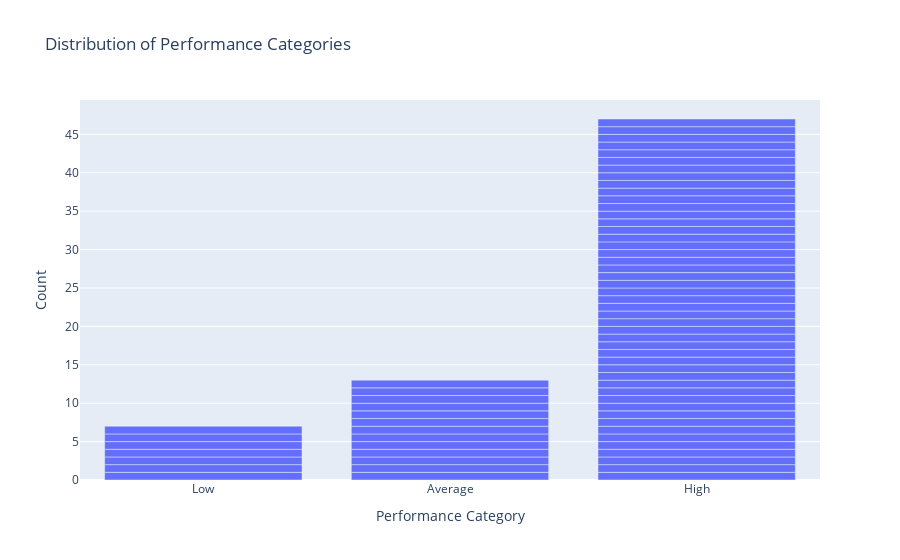

Source (notebook cell):
### Markdown cell above
# Distribution of Performance Categories

### Code cell
import plotly.express as px

# Assuming max marks for both IA I and IA II are 40
max_marks_ia1 = 40
max_marks_ia2 = 40

# Calculate Overall Performance
df["Overall Performance"] = ((df["IA I"] / max_marks_ia1) + (df["IA II"] / max_marks_ia2)) / 2

# Check for NaN values in the "Overall Performance" column
nan_mask = df["Overall Performance"].isna()
if nan_mask.any():
    print("Warning: NaN values found in 'Overall Performance' column. Handling NaN values.")
    # Handle NaN values, for example, by filling them with a default value
    df["Overall Performance"].fillna(0, inplace=True)

# Categorize overall performance
performance_categories = pd.cut(df["Overall Performance"], bins=[0, 0.4, 0.7, 1.0], labels=["Low", "Average", "High"])
df["Performance Category"] = performance_categories

# Visualize the distribution of performance categories using Plotly Express
bar_fig = px.bar(df, x='Performance Category', title='Distribution of Performance Categories',
                 labels={'Performance Category': 'Performance Category', 'count': 'Count'},
                 category_orders={"Performance Category": ["Low", "Average", "High"]})
bar_fig.update_layout(xaxis_title='Performance Category', yaxis_title='Count')
bar_fig.show()

### Figure 1 — Plotly figure (JSON) as saved in the notebook; plotly's stock layout.template omitted (floating-point values rounded to 4 significant figures)
{"data": [{"alignmentgroup": "True", "hovertemplate": "Performance Category=%{x}<br>Count=%{y}<extra></extra>", "legendgroup": "", "marker": {"color": "#636efa", "pattern": {"shape": ""}}, "name": "", "offsetgroup": "", "orientation": "v", "showlegend": false, "textposition": "auto", "type": "bar", "x": [null, "High", "Low", "Low", "High", "Average", "High", "Low", "High", "Average", "Average", "High", "High", "High", "High", "Average", "Average", "High", "Average", "Average", "Average", null, "Low", "Average", "Average", "Low", "High", "High", "High", "High", "High", "High", "High", "High", "High", "High", "High", "High", "High", "High", "High", "High", "High", "High", "High", "Average", "High", "High", "High", "High", "High", "High", "High", "High", "High", "High", "High", "High", "High", "Average", "High", "High", "High", "High", "Average", null, null, "High", "High", "Low", "Low"], "xaxis": "x", "y": [1, 1, 1, 1, 1, 1, 1, 1, 1, 1, 1, 1, 1, 1, 1, 1, 1, 1, 1, 1, 1, 1, 1, 1, 1, 1, 1, 1, 1, 1, 1, 1, 1, 1, 1, 1, 1, 1, 1, 1, 1, 1, 1, 1, 1, 1, 1, 1, 1, 1, 1, 1, 1, 1, 1, 1, 1, 1, 1, 1, 1, 1, 1, 1, 1, 1, 1, 1, 1, 1, 1], "yaxis": "y"}], "layout": {"barmode": "relative", "legend": {"tracegroupgap": 0}, "title": {"text": "Distribution of Performance Categories"}, "xaxis": {"anchor": "y", "categoryarray": ["Low", "Average", "High"], "categoryorder": "array", "domain": [0, 1], "title": {"text": "Performance Category"}}, "yaxis": {"anchor": "x", "domain": [0, 1], "title": {"text": "Count"}}}}
